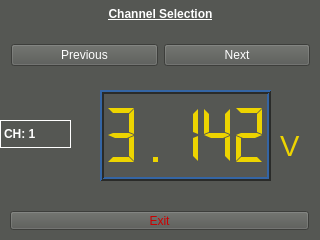
<?xml version="1.0" encoding="UTF-8"?>
<ui version="4.0">
 <class>MainWindow</class>
 <widget class="QMainWindow" name="MainWindow">
  <property name="geometry">
   <rect>
    <x>0</x>
    <y>0</y>
    <width>320</width>
    <height>240</height>
   </rect>
  </property>
  <property name="palette">
   <palette>
    <active>
     <colorrole role="WindowText">
      <brush brushstyle="SolidPattern">
       <color alpha="255">
        <red>255</red>
        <green>255</green>
        <blue>255</blue>
       </color>
      </brush>
     </colorrole>
     <colorrole role="Button">
      <brush brushstyle="SolidPattern">
       <color alpha="255">
        <red>85</red>
        <green>87</green>
        <blue>83</blue>
       </color>
      </brush>
     </colorrole>
     <colorrole role="Light">
      <brush brushstyle="SolidPattern">
       <color alpha="255">
        <red>127</red>
        <green>131</green>
        <blue>124</blue>
       </color>
      </brush>
     </colorrole>
     <colorrole role="Midlight">
      <brush brushstyle="SolidPattern">
       <color alpha="255">
        <red>106</red>
        <green>109</green>
        <blue>103</blue>
       </color>
      </brush>
     </colorrole>
     <colorrole role="Dark">
      <brush brushstyle="SolidPattern">
       <color alpha="255">
        <red>42</red>
        <green>43</green>
        <blue>41</blue>
       </color>
      </brush>
     </colorrole>
     <colorrole role="Mid">
      <brush brushstyle="SolidPattern">
       <color alpha="255">
        <red>56</red>
        <green>58</green>
        <blue>55</blue>
       </color>
      </brush>
     </colorrole>
     <colorrole role="Text">
      <brush brushstyle="SolidPattern">
       <color alpha="255">
        <red>255</red>
        <green>255</green>
        <blue>255</blue>
       </color>
      </brush>
     </colorrole>
     <colorrole role="BrightText">
      <brush brushstyle="SolidPattern">
       <color alpha="255">
        <red>255</red>
        <green>255</green>
        <blue>255</blue>
       </color>
      </brush>
     </colorrole>
     <colorrole role="ButtonText">
      <brush brushstyle="SolidPattern">
       <color alpha="255">
        <red>255</red>
        <green>255</green>
        <blue>255</blue>
       </color>
      </brush>
     </colorrole>
     <colorrole role="Base">
      <brush brushstyle="SolidPattern">
       <color alpha="255">
        <red>0</red>
        <green>0</green>
        <blue>0</blue>
       </color>
      </brush>
     </colorrole>
     <colorrole role="Window">
      <brush brushstyle="SolidPattern">
       <color alpha="255">
        <red>85</red>
        <green>87</green>
        <blue>83</blue>
       </color>
      </brush>
     </colorrole>
     <colorrole role="Shadow">
      <brush brushstyle="SolidPattern">
       <color alpha="255">
        <red>0</red>
        <green>0</green>
        <blue>0</blue>
       </color>
      </brush>
     </colorrole>
     <colorrole role="AlternateBase">
      <brush brushstyle="SolidPattern">
       <color alpha="255">
        <red>42</red>
        <green>43</green>
        <blue>41</blue>
       </color>
      </brush>
     </colorrole>
     <colorrole role="ToolTipBase">
      <brush brushstyle="SolidPattern">
       <color alpha="255">
        <red>255</red>
        <green>255</green>
        <blue>220</blue>
       </color>
      </brush>
     </colorrole>
     <colorrole role="ToolTipText">
      <brush brushstyle="SolidPattern">
       <color alpha="255">
        <red>0</red>
        <green>0</green>
        <blue>0</blue>
       </color>
      </brush>
     </colorrole>
    </active>
    <inactive>
     <colorrole role="WindowText">
      <brush brushstyle="SolidPattern">
       <color alpha="255">
        <red>255</red>
        <green>255</green>
        <blue>255</blue>
       </color>
      </brush>
     </colorrole>
     <colorrole role="Button">
      <brush brushstyle="SolidPattern">
       <color alpha="255">
        <red>85</red>
        <green>87</green>
        <blue>83</blue>
       </color>
      </brush>
     </colorrole>
     <colorrole role="Light">
      <brush brushstyle="SolidPattern">
       <color alpha="255">
        <red>127</red>
        <green>131</green>
        <blue>124</blue>
       </color>
      </brush>
     </colorrole>
     <colorrole role="Midlight">
      <brush brushstyle="SolidPattern">
       <color alpha="255">
        <red>106</red>
        <green>109</green>
        <blue>103</blue>
       </color>
      </brush>
     </colorrole>
     <colorrole role="Dark">
      <brush brushstyle="SolidPattern">
       <color alpha="255">
        <red>42</red>
        <green>43</green>
        <blue>41</blue>
       </color>
      </brush>
     </colorrole>
     <colorrole role="Mid">
      <brush brushstyle="SolidPattern">
       <color alpha="255">
        <red>56</red>
        <green>58</green>
        <blue>55</blue>
       </color>
      </brush>
     </colorrole>
     <colorrole role="Text">
      <brush brushstyle="SolidPattern">
       <color alpha="255">
        <red>255</red>
        <green>255</green>
        <blue>255</blue>
       </color>
      </brush>
     </colorrole>
     <colorrole role="BrightText">
      <brush brushstyle="SolidPattern">
       <color alpha="255">
        <red>255</red>
        <green>255</green>
        <blue>255</blue>
       </color>
      </brush>
     </colorrole>
     <colorrole role="ButtonText">
      <brush brushstyle="SolidPattern">
       <color alpha="255">
        <red>255</red>
        <green>255</green>
        <blue>255</blue>
       </color>
      </brush>
     </colorrole>
     <colorrole role="Base">
      <brush brushstyle="SolidPattern">
       <color alpha="255">
        <red>0</red>
        <green>0</green>
        <blue>0</blue>
       </color>
      </brush>
     </colorrole>
     <colorrole role="Window">
      <brush brushstyle="SolidPattern">
       <color alpha="255">
        <red>85</red>
        <green>87</green>
        <blue>83</blue>
       </color>
      </brush>
     </colorrole>
     <colorrole role="Shadow">
      <brush brushstyle="SolidPattern">
       <color alpha="255">
        <red>0</red>
        <green>0</green>
        <blue>0</blue>
       </color>
      </brush>
     </colorrole>
     <colorrole role="AlternateBase">
      <brush brushstyle="SolidPattern">
       <color alpha="255">
        <red>42</red>
        <green>43</green>
        <blue>41</blue>
       </color>
      </brush>
     </colorrole>
     <colorrole role="ToolTipBase">
      <brush brushstyle="SolidPattern">
       <color alpha="255">
        <red>255</red>
        <green>255</green>
        <blue>220</blue>
       </color>
      </brush>
     </colorrole>
     <colorrole role="ToolTipText">
      <brush brushstyle="SolidPattern">
       <color alpha="255">
        <red>0</red>
        <green>0</green>
        <blue>0</blue>
       </color>
      </brush>
     </colorrole>
    </inactive>
    <disabled>
     <colorrole role="WindowText">
      <brush brushstyle="SolidPattern">
       <color alpha="255">
        <red>42</red>
        <green>43</green>
        <blue>41</blue>
       </color>
      </brush>
     </colorrole>
     <colorrole role="Button">
      <brush brushstyle="SolidPattern">
       <color alpha="255">
        <red>85</red>
        <green>87</green>
        <blue>83</blue>
       </color>
      </brush>
     </colorrole>
     <colorrole role="Light">
      <brush brushstyle="SolidPattern">
       <color alpha="255">
        <red>127</red>
        <green>131</green>
        <blue>124</blue>
       </color>
      </brush>
     </colorrole>
     <colorrole role="Midlight">
      <brush brushstyle="SolidPattern">
       <color alpha="255">
        <red>106</red>
        <green>109</green>
        <blue>103</blue>
       </color>
      </brush>
     </colorrole>
     <colorrole role="Dark">
      <brush brushstyle="SolidPattern">
       <color alpha="255">
        <red>42</red>
        <green>43</green>
        <blue>41</blue>
       </color>
      </brush>
     </colorrole>
     <colorrole role="Mid">
      <brush brushstyle="SolidPattern">
       <color alpha="255">
        <red>56</red>
        <green>58</green>
        <blue>55</blue>
       </color>
      </brush>
     </colorrole>
     <colorrole role="Text">
      <brush brushstyle="SolidPattern">
       <color alpha="255">
        <red>42</red>
        <green>43</green>
        <blue>41</blue>
       </color>
      </brush>
     </colorrole>
     <colorrole role="BrightText">
      <brush brushstyle="SolidPattern">
       <color alpha="255">
        <red>255</red>
        <green>255</green>
        <blue>255</blue>
       </color>
      </brush>
     </colorrole>
     <colorrole role="ButtonText">
      <brush brushstyle="SolidPattern">
       <color alpha="255">
        <red>42</red>
        <green>43</green>
        <blue>41</blue>
       </color>
      </brush>
     </colorrole>
     <colorrole role="Base">
      <brush brushstyle="SolidPattern">
       <color alpha="255">
        <red>85</red>
        <green>87</green>
        <blue>83</blue>
       </color>
      </brush>
     </colorrole>
     <colorrole role="Window">
      <brush brushstyle="SolidPattern">
       <color alpha="255">
        <red>85</red>
        <green>87</green>
        <blue>83</blue>
       </color>
      </brush>
     </colorrole>
     <colorrole role="Shadow">
      <brush brushstyle="SolidPattern">
       <color alpha="255">
        <red>0</red>
        <green>0</green>
        <blue>0</blue>
       </color>
      </brush>
     </colorrole>
     <colorrole role="AlternateBase">
      <brush brushstyle="SolidPattern">
       <color alpha="255">
        <red>85</red>
        <green>87</green>
        <blue>83</blue>
       </color>
      </brush>
     </colorrole>
     <colorrole role="ToolTipBase">
      <brush brushstyle="SolidPattern">
       <color alpha="255">
        <red>255</red>
        <green>255</green>
        <blue>220</blue>
       </color>
      </brush>
     </colorrole>
     <colorrole role="ToolTipText">
      <brush brushstyle="SolidPattern">
       <color alpha="255">
        <red>0</red>
        <green>0</green>
        <blue>0</blue>
       </color>
      </brush>
     </colorrole>
    </disabled>
   </palette>
  </property>
  <property name="windowTitle">
   <string>MainWindow</string>
  </property>
  <widget class="QWidget" name="centralWidget">
   <widget class="QWidget" name="horizontalLayoutWidget">
    <property name="geometry">
     <rect>
      <x>0</x>
      <y>30</y>
      <width>321</width>
      <height>51</height>
     </rect>
    </property>
    <layout class="QHBoxLayout" name="horizontalLayout_2">
     <item>
      <widget class="QPushButton" name="prev_Button">
       <property name="text">
        <string>Previous</string>
       </property>
      </widget>
     </item>
     <item>
      <widget class="QPushButton" name="next_Button">
       <property name="text">
        <string>Next</string>
       </property>
      </widget>
     </item>
    </layout>
   </widget>
   <widget class="QLCDNumber" name="lcdNumber">
    <property name="geometry">
     <rect>
      <x>100</x>
      <y>90</y>
      <width>171</width>
      <height>91</height>
     </rect>
    </property>
    <property name="palette">
     <palette>
      <active>
       <colorrole role="WindowText">
        <brush brushstyle="SolidPattern">
         <color alpha="255">
          <red>237</red>
          <green>212</green>
          <blue>0</blue>
         </color>
        </brush>
       </colorrole>
       <colorrole role="Light">
        <brush brushstyle="SolidPattern">
         <color alpha="255">
          <red>52</red>
          <green>101</green>
          <blue>164</blue>
         </color>
        </brush>
       </colorrole>
       <colorrole role="Base">
        <brush brushstyle="SolidPattern">
         <color alpha="255">
          <red>0</red>
          <green>0</green>
          <blue>0</blue>
         </color>
        </brush>
       </colorrole>
       <colorrole role="Window">
        <brush brushstyle="SolidPattern">
         <color alpha="255">
          <red>52</red>
          <green>101</green>
          <blue>164</blue>
         </color>
        </brush>
       </colorrole>
       <colorrole role="Highlight">
        <brush brushstyle="SolidPattern">
         <color alpha="255">
          <red>52</red>
          <green>101</green>
          <blue>164</blue>
         </color>
        </brush>
       </colorrole>
      </active>
      <inactive>
       <colorrole role="WindowText">
        <brush brushstyle="SolidPattern">
         <color alpha="255">
          <red>237</red>
          <green>212</green>
          <blue>0</blue>
         </color>
        </brush>
       </colorrole>
       <colorrole role="Light">
        <brush brushstyle="SolidPattern">
         <color alpha="255">
          <red>52</red>
          <green>101</green>
          <blue>164</blue>
         </color>
        </brush>
       </colorrole>
       <colorrole role="Base">
        <brush brushstyle="SolidPattern">
         <color alpha="255">
          <red>0</red>
          <green>0</green>
          <blue>0</blue>
         </color>
        </brush>
       </colorrole>
       <colorrole role="Window">
        <brush brushstyle="SolidPattern">
         <color alpha="255">
          <red>52</red>
          <green>101</green>
          <blue>164</blue>
         </color>
        </brush>
       </colorrole>
       <colorrole role="Highlight">
        <brush brushstyle="SolidPattern">
         <color alpha="255">
          <red>52</red>
          <green>101</green>
          <blue>164</blue>
         </color>
        </brush>
       </colorrole>
      </inactive>
      <disabled>
       <colorrole role="WindowText">
        <brush brushstyle="SolidPattern">
         <color alpha="255">
          <red>42</red>
          <green>43</green>
          <blue>41</blue>
         </color>
        </brush>
       </colorrole>
       <colorrole role="Light">
        <brush brushstyle="SolidPattern">
         <color alpha="255">
          <red>52</red>
          <green>101</green>
          <blue>164</blue>
         </color>
        </brush>
       </colorrole>
       <colorrole role="Base">
        <brush brushstyle="SolidPattern">
         <color alpha="255">
          <red>52</red>
          <green>101</green>
          <blue>164</blue>
         </color>
        </brush>
       </colorrole>
       <colorrole role="Window">
        <brush brushstyle="SolidPattern">
         <color alpha="255">
          <red>52</red>
          <green>101</green>
          <blue>164</blue>
         </color>
        </brush>
       </colorrole>
       <colorrole role="Highlight">
        <brush brushstyle="SolidPattern">
         <color alpha="70">
          <red>255</red>
          <green>255</green>
          <blue>255</blue>
         </color>
        </brush>
       </colorrole>
      </disabled>
     </palette>
    </property>
    <property name="lineWidth">
     <number>2</number>
    </property>
    <property name="smallDecimalPoint">
     <bool>false</bool>
    </property>
    <property name="digitCount">
     <number>5</number>
    </property>
    <property name="segmentStyle">
     <enum>QLCDNumber::Flat</enum>
    </property>
    <property name="value" stdset="0">
     <double>3.141500000000000</double>
    </property>
   </widget>
   <widget class="QLabel" name="voltage_label">
    <property name="geometry">
     <rect>
      <x>280</x>
      <y>110</y>
      <width>31</width>
      <height>71</height>
     </rect>
    </property>
    <property name="palette">
     <palette>
      <active>
       <colorrole role="WindowText">
        <brush brushstyle="SolidPattern">
         <color alpha="255">
          <red>237</red>
          <green>212</green>
          <blue>0</blue>
         </color>
        </brush>
       </colorrole>
      </active>
      <inactive>
       <colorrole role="WindowText">
        <brush brushstyle="SolidPattern">
         <color alpha="255">
          <red>237</red>
          <green>212</green>
          <blue>0</blue>
         </color>
        </brush>
       </colorrole>
      </inactive>
      <disabled>
       <colorrole role="WindowText">
        <brush brushstyle="SolidPattern">
         <color alpha="255">
          <red>42</red>
          <green>43</green>
          <blue>41</blue>
         </color>
        </brush>
       </colorrole>
      </disabled>
     </palette>
    </property>
    <property name="font">
     <font>
      <pointsize>22</pointsize>
     </font>
    </property>
    <property name="text">
     <string>V</string>
    </property>
   </widget>
   <widget class="QLabel" name="title_label">
    <property name="geometry">
     <rect>
      <x>60</x>
      <y>0</y>
      <width>201</width>
      <height>28</height>
     </rect>
    </property>
    <property name="font">
     <font>
      <weight>75</weight>
      <bold>true</bold>
      <underline>true</underline>
     </font>
    </property>
    <property name="text">
     <string>Channel Selection</string>
    </property>
    <property name="alignment">
     <set>Qt::AlignCenter</set>
    </property>
   </widget>
   <widget class="QWidget" name="horizontalLayoutWidget_2">
    <property name="geometry">
     <rect>
      <x>-1</x>
      <y>200</y>
      <width>321</width>
      <height>41</height>
     </rect>
    </property>
    <layout class="QHBoxLayout" name="horizontalLayout_3">
     <item>
      <widget class="QPushButton" name="exit_Button">
       <property name="palette">
        <palette>
         <active>
          <colorrole role="ButtonText">
           <brush brushstyle="SolidPattern">
            <color alpha="255">
             <red>204</red>
             <green>0</green>
             <blue>0</blue>
            </color>
           </brush>
          </colorrole>
         </active>
         <inactive>
          <colorrole role="ButtonText">
           <brush brushstyle="SolidPattern">
            <color alpha="255">
             <red>204</red>
             <green>0</green>
             <blue>0</blue>
            </color>
           </brush>
          </colorrole>
         </inactive>
         <disabled>
          <colorrole role="ButtonText">
           <brush brushstyle="SolidPattern">
            <color alpha="255">
             <red>42</red>
             <green>43</green>
             <blue>41</blue>
            </color>
           </brush>
          </colorrole>
         </disabled>
        </palette>
       </property>
       <property name="text">
        <string>Exit</string>
       </property>
      </widget>
     </item>
    </layout>
   </widget>
   <widget class="QLabel" name="chan_Label">
    <property name="geometry">
     <rect>
      <x>0</x>
      <y>120</y>
      <width>71</width>
      <height>28</height>
     </rect>
    </property>
    <property name="font">
     <font>
      <weight>75</weight>
      <bold>true</bold>
     </font>
    </property>
    <property name="frameShape">
     <enum>QFrame::Box</enum>
    </property>
    <property name="text">
     <string>CH: 1</string>
    </property>
   </widget>
  </widget>
 </widget>
 <layoutdefault spacing="6" margin="11"/>
 <resources/>
 <connections>
  <connection>
   <sender>exit_Button</sender>
   <signal>clicked()</signal>
   <receiver>MainWindow</receiver>
   <slot>close()</slot>
   <hints>
    <hint type="sourcelabel">
     <x>151</x>
     <y>221</y>
    </hint>
    <hint type="destinationlabel">
     <x>305</x>
     <y>191</y>
    </hint>
   </hints>
  </connection>
 </connections>
</ui>
